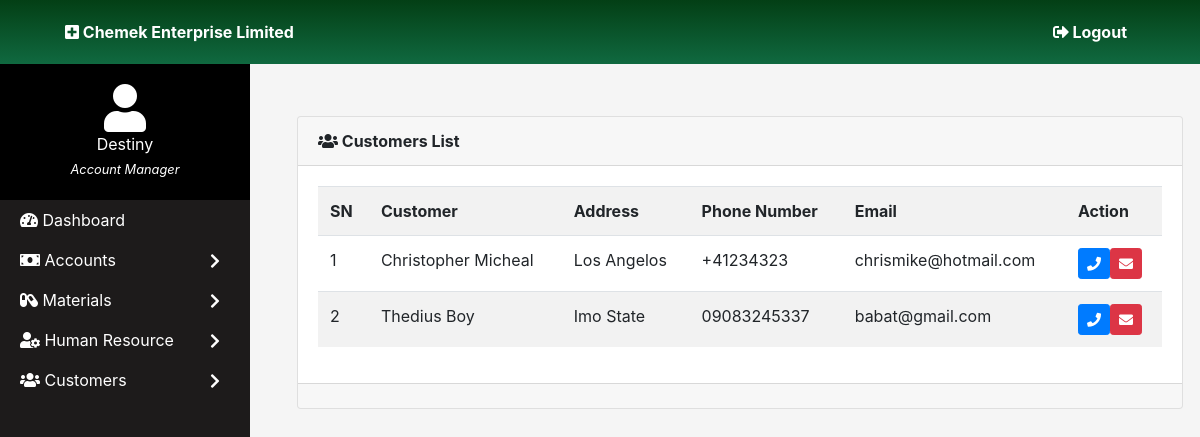
/customers.php (signed in), run on the app's committed database.
### tables this page shows
CREATE TABLE `customer` (
  `cust_id` int(11) NOT NULL,
  `cust_first` varchar(50) NOT NULL,
  `cust_last` varchar(30) NOT NULL,
  `cust_address` varchar(100) NOT NULL,
  `cust_contact` varchar(30) NOT NULL,
  `cust_email` varchar(200) NOT NULL,
  `balance` decimal(10,2) NOT NULL,
  `cust_pic` varchar(300) NOT NULL DEFAULT 'default_pix.png',
  `credit_status` varchar(10) NOT NULL DEFAULT '1'
);

### customers.php (the view, shortened to what this page needs)
<!DOCTYPE html>
<html>
<head>
    <link rel="stylesheet" type="text/css" media="screen" href="bootstrap4/css/bootstrap.css">
    <link rel="stylesheet" type="text/css" media="screen" href="css/dataTables.bootstrap.min.css">
    <link href="fa_dir/css/all.css" rel="stylesheet">
    <link rel="stylesheet" type="text/css" media="screen" href="css/main.css">
</head>
<body>
<?php
include_once "head.php";
include_once "side_nav.php";
?>
<div style="max-width:100%; z-index:-1;">
<div class="content">
    <div class="container">
    <div class="row" style="margin-top:40px;">
        <div class="col md">
            <div class="card">
                <div class="card-header">
                    <strong>
                        <i class="fa fa-users "></i>
                        Customers List
                    </strong>
                </div>
                <div class="card-body">
                <table class="table table-striped">
                <tbody>
                    <tr>
                        <th>SN</th>
                        <th>Customer</th>
                        <th>Address</th>
                        <th>Phone Number</th>
                        <th>Email</th>
                        <th>Action</th>
                    </tr>
                    <?php
                    $count = 1;
                        $queryCheck = $conn->query("SELECT * FROM customer ORDER BY cust_first");
                        while($custData = $queryCheck->fetch_assoc()){
                            $customer = $custData['cust_first']. ' ' .$custData['cust_last'];
                            $custAddr = $custData['cust_address'];
                            $custPhone = $custData['cust_contact'];
                            $custEmail = $custData['cust_email'];
                            ?>
                            <tr>
                                <td><?php echo $count; ?></td>
                                <td><?php echo $customer; ?></td>
                                <td><?php echo $custAddr; ?></td>
                                <td><?php echo $custPhone; ?></td>
                                <td><?php echo $custEmail; ?></td>
                                <td>
                                    <a href="tel:<?php echo $custPhone; ?>" class="btn btn-sm btn-primary"><i class="fa fa-phone"></i></button>
                                    <a href="mailto:<?php echo $custEmail; ?>" class="btn btn-sm btn-danger"><i class="fa fa-envelope"></i></button>
                                </td>
                            </tr>
                            <?php
                            $count++;
                        }
                    ?>
                    </tbody>
                    </table>
                </div>
                <div class="card-footer">
                </div>
            </div>
        </div>
    </div>
    </div>
</div>
</div>
</body>
</html>

### fa_dir/css/all.css (style rules this page uses)
.fa, .fas, .far, .fal, .fab { -moz-osx-font-smoothing: grayscale; -webkit-font-smoothing: antialiased; display: inline-block; font-style: normal; font-variant: normal; text-rendering: auto; line-height: 1; }
.fa-envelope:before { content: "\f0e0"; }
.fa-phone:before { content: "\f095"; }
.fa-users:before { content: "\f0c0"; }
.fa, .fas { font-family: 'Font Awesome 5 Free'; font-weight: 900; }

### css/main.css (style rules this page uses)
* { margin: 0; padding: 0; }
body { background-color: rgb(245, 245, 245); }
.content { margin-left: 280px; width: auto; }

### data on the page
customer: customer "Christopher Micheal", cust_address "Los Angelos", cust_contact "+41234323", cust_email "chrismike@hotmail.com"
customer: customer "Thedius Boy", cust_address "Imo State", cust_contact "09083245337", cust_email "babat@gmail.com"

### other printed values
$fulname "Destiny"
$design "Account Manager"
